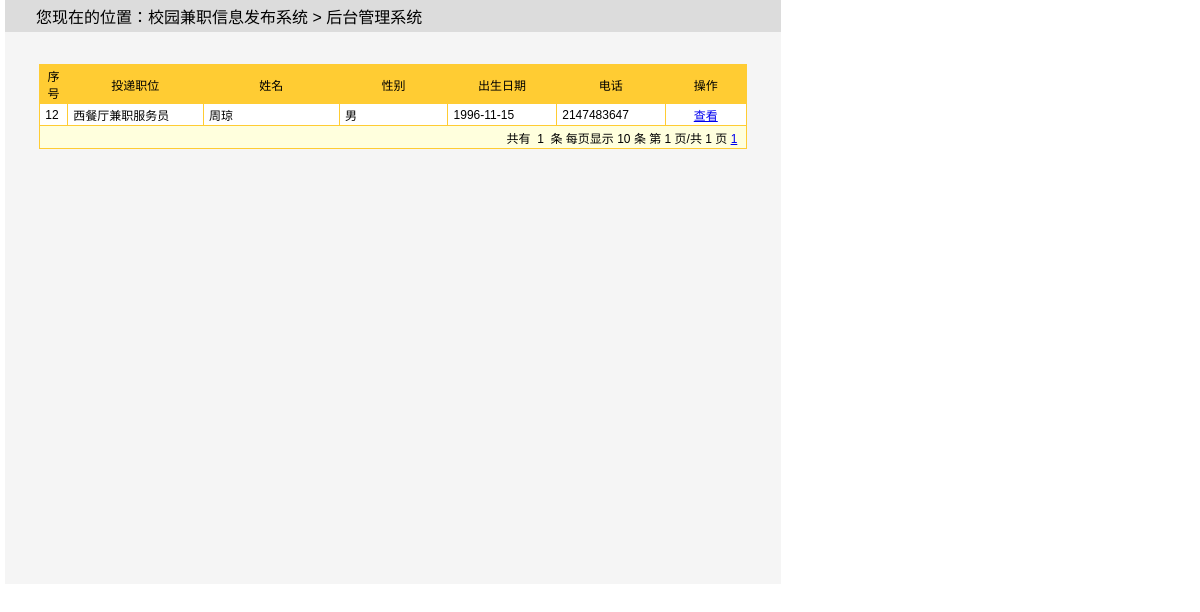
The page /part_time_job/admin/resume_list.php (signed in) on the database its author committed.
### tables this page shows
CREATE TABLE IF NOT EXISTS `deliver` (
  `del_id` int(11) NOT NULL AUTO_INCREMENT COMMENT '投递id',
  `uid` int(11) NOT NULL,
  `job_id` int(11) NOT NULL COMMENT '职位id',
  `c_date` datetime NOT NULL COMMENT '时间',
  PRIMARY KEY (`del_id`)
);

CREATE TABLE IF NOT EXISTS `job` (
  `job_id` int(11) NOT NULL AUTO_INCREMENT,
  `type` varchar(30) NOT NULL COMMENT '信息类型',
  `enter_id` int(11) NOT NULL COMMENT '发布者id',
  `title` varchar(50) NOT NULL COMMENT '信息标题',
  `content` varchar(500) NOT NULL COMMENT '信息内容',
  `salary` varchar(30) NOT NULL COMMENT '薪资',
  `company` varchar(100) NOT NULL COMMENT '公司',
  `site` varchar(100) NOT NULL COMMENT '公司地址',
  `contacts` varchar(20) NOT NULL COMMENT '联系人',
  `tel` varchar(30) NOT NULL COMMENT '联系电话',
  `edate` date NOT NULL COMMENT '发布时间',
  PRIMARY KEY (`job_id`)
);

CREATE TABLE IF NOT EXISTS `resume` (
  `res_id` int(11) NOT NULL AUTO_INCREMENT COMMENT '简历id',
  `uid` int(11) NOT NULL,
  `name` varchar(30) DEFAULT NULL COMMENT '姓名',
  `sex` tinyint(2) DEFAULT NULL COMMENT '性别',
  `date` date DEFAULT NULL COMMENT '出生日期',
  `tel` int(11) DEFAULT NULL COMMENT '电话',
  `email` varchar(255) DEFAULT NULL COMMENT '电子邮件',
  `city` varchar(255) DEFAULT NULL COMMENT '城市',
  `license` varchar(255) DEFAULT NULL COMMENT '证书',
  `education` varchar(255) DEFAULT NULL COMMENT '教育经历',
  `outschool` varchar(255) DEFAULT NULL COMMENT '校外实践',
  `inschool` varchar(255) DEFAULT NULL COMMENT '校内实践',
  `myself` varchar(255) DEFAULT NULL COMMENT '自我评价',
  PRIMARY KEY (`res_id`)
);

### part_time_job/admin/resume_list.php (the view, shortened to what this page needs)
<?php
	include_once "../conn/conn.php";
	$enter_id=$_SESSION['admin']['enter_id'];
	$sql = "select deliver.* from deliver
		left join job
		on job.job_id=deliver.job_id
		where job.enter_id='{$enter_id}'";
	$ret = mysqli_query($conn,$sql);
	$total= mysqli_num_rows($ret);
	$pagesize=10;
	if($total<=$pagesize){
	    $pagecount=1;
	}
	if(($total%$pagesize)!=0){
	    $pagecount=intval($total/$pagesize)+1;
	}else{
	    $pagecount=$total/$pagesize;
	}
	if(($_GET[page])==""){
	    $page=1;
	}else{
	 	$page=intval($_GET[page]);
	}
	$sql = "select deliver.* from deliver
		left join job
		on job.job_id=deliver.job_id
		where job.enter_id='{$enter_id}'";
	$sql=$sql."  order by deliver.del_id limit ".($page-1)*$pagesize.",$pagesize";
	$result=mysqli_query($conn,$sql);
	$datarow=mysqli_num_rows($result);
?>
<!DOCTYPE html>
<html>
	<head>
		<link href="../css/style.css" rel="stylesheet">
	</head>
	<body>
		<table width="776" border="0" cellspacing="0" cellpadding="0" style="background-color: whitesmoke; margin-left: 5px;">
		  <tr>
		    <td height="32" style="background-color: gainsboro;">&nbsp;&nbsp;&nbsp;&nbsp;&nbsp;&nbsp;&nbsp;您现在的位置：校园兼职信息发布系统&nbsp;&gt;&nbsp;后台管理系统</td>
		  </tr>
		  <tr>
		    <td height="32" >&nbsp;</td>
		  </tr>
		  <tr>
		    <td height="488" align="center" valign="top" >
		        <table width="708" border="0" cellpadding="0" cellspacing="1" bgcolor="#FFCC33"class="tab01">
		          <tr align="center" bgcolor="#FFCC33">
		            <td width="10">序号</td>
		            <td width="100">投递职位</td>
		            <td width="100">姓名</td>
		            <td width="79">性别</td>
		            <td width="79">出生日期</td>
		            <td width="79">电话</td>
		            <td width="58">操作</td>
		          </tr>
			<?php
			if($datarow){
			while($info=mysqli_fetch_array($result)){
				$job = zhiwei($info['job_id']);
				$resume = resume($info['uid']);
				$resume['sex'] = ($resume['sex']==0)?'男':'女';
			?>
		          <tr bgcolor="#FFFFFF">
		            <td>&nbsp;<?php echo $job[job_id];?></td>
		            <td>&nbsp;<?php echo $job[title];?></td>
		            <td>&nbsp;<?php echo $resume[name];?></td>
		            <td>&nbsp;<?php echo $resume['sex'];?></td>
		            <td>&nbsp;<?php echo $resume['date'];?></td>
		            <td>&nbsp;<?php echo $resume['tel'];?></td>
		            <td align="center" bgcolor="#FFFFFF">
					<a href="resume_edit.php?id=<?php echo $resume[res_id];?>">查看</a></td>
		          </tr>
			<?php
			}
			?>
		  <tr bgcolor="#FFFFDD">
		    <td height="22" colspan="7" align="right"> &nbsp; 共有&nbsp;
		        <?php
				   echo $total;
				?>
		&nbsp;条&nbsp;每页显示&nbsp;<?php echo $pagesize;?>&nbsp;条&nbsp;第&nbsp;<?php echo $page;?>&nbsp;页/共&nbsp;<?php echo $pagecount; ?>&nbsp;页
		      <?php
			  if($pagecount<=4){
				 for($i=1;$i<=$pagecount;$i++){
			  ?>
		      <a href="resume_list.php?type=<?php echo $type;?>&state=<?php echo $state;?>&page=<?php echo $i;?>"><?php echo $i;?></a>
		      <?php
				 }
		      }?>
		      &nbsp;</td>
		  </tr>
		<?php
			}else{
		?>
				<tr align="center" bgcolor="#FFFFFF"><td colspan="7">对不起，您检索的信息不存在！</td>
				</tr>
		<?php
		}
		function resume($uid){
			$sginfo = array();
			$sql = "select * from  resume where uid ='{$uid}' ";
			 global  $conn;
			 $ret = mysqli_query($conn,$sql);
			 while($v=mysqli_fetch_array($ret,MYSQL_ASSOC)){
				$sginfo[] =$v;
			 }
			return $sginfo[0];
		}
		function zhiwei($job_id){
			$sginfo = array();
			 global  $conn;
			$sql = "select * from  job where job_id ='{$job_id}' ";
			 $ret = mysqli_query($conn,$sql);
			 $datarow = mysqli_num_rows($ret);
			for ($i=0; $i < $datarow; $i++) {
			  $sginfo[] = mysqli_fetch_array($ret);
			}
			return $sginfo[0];
		}
		?>
		    </table></td>
		  </tr>
		  <tr>
		    <td height="32" >&nbsp;</td>
		  </tr>
		</table>
	</body>
</html>

### part_time_job/css/style.css (style rules this page uses)
body { margin: 0px; padding: 0px; font-family: sans-serif; background-size: cover; }
.tab01 td { padding:2px; font-size:12px; }

### rows shown on the page
deliver: job.job_id "12", job.title "西餐厅兼职服务员", resume.name "周琼", sex "男", resume.date "1996-11-15", resume.tel "2147483647"

### other values the page prints
$total "1"
$pagesize "10"
$page "1"
$pagecount "1"
